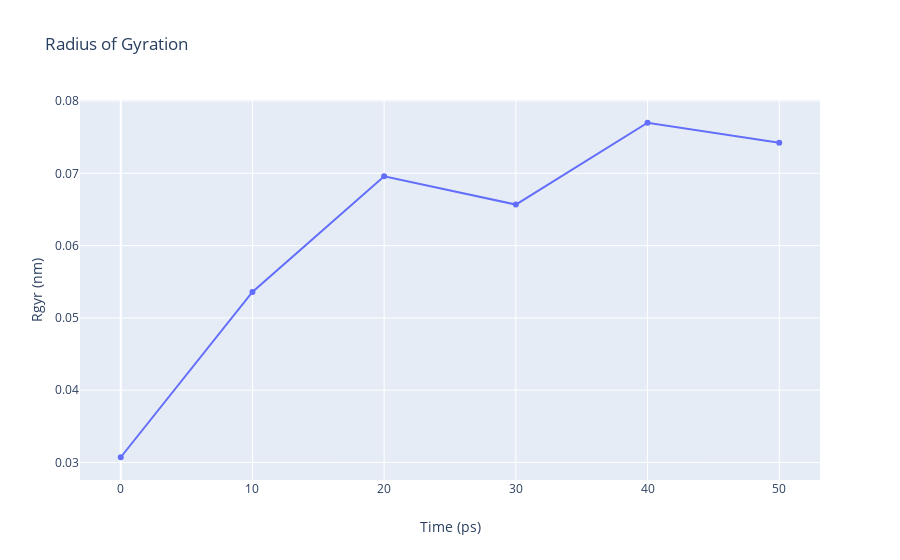

Source (notebook cell):
### Code cell
import plotly
import plotly.graph_objs as go

# Read Rgyr data from file 
with open(output_rgyr,'r') as rgyr_file:
    x,y = map(
        list,
        zip(*[
            (float(line.split()[0]),float(line.split()[1]))
            for line in rgyr_file 
            if not line.startswith(("#","@")) 
        ])
    )

plotly.offline.init_notebook_mode(connected=True)

fig = ({
    "data": [go.Scatter(x=x, y=y)],
    "layout": go.Layout(title="Radius of Gyration",
                        xaxis=dict(title = "Time (ps)"),
                        yaxis=dict(title = "Rgyr (nm)")
                       )
})

plotly.offline.iplot(fig)

### Figure 1 — Plotly figure (JSON) as saved in the notebook; plotly's stock layout.template omitted (floating-point values rounded to 4 significant figures)
{"data": [{"type": "scatter", "x": [0, 10, 20, 30, 40, 50], "y": [0.03072, 0.0536, 0.06958, 0.06567, 0.077, 0.07424]}], "layout": {"title": {"text": "Radius of Gyration"}, "xaxis": {"title": {"text": "Time (ps)"}}, "yaxis": {"title": {"text": "Rgyr (nm)"}}}}
